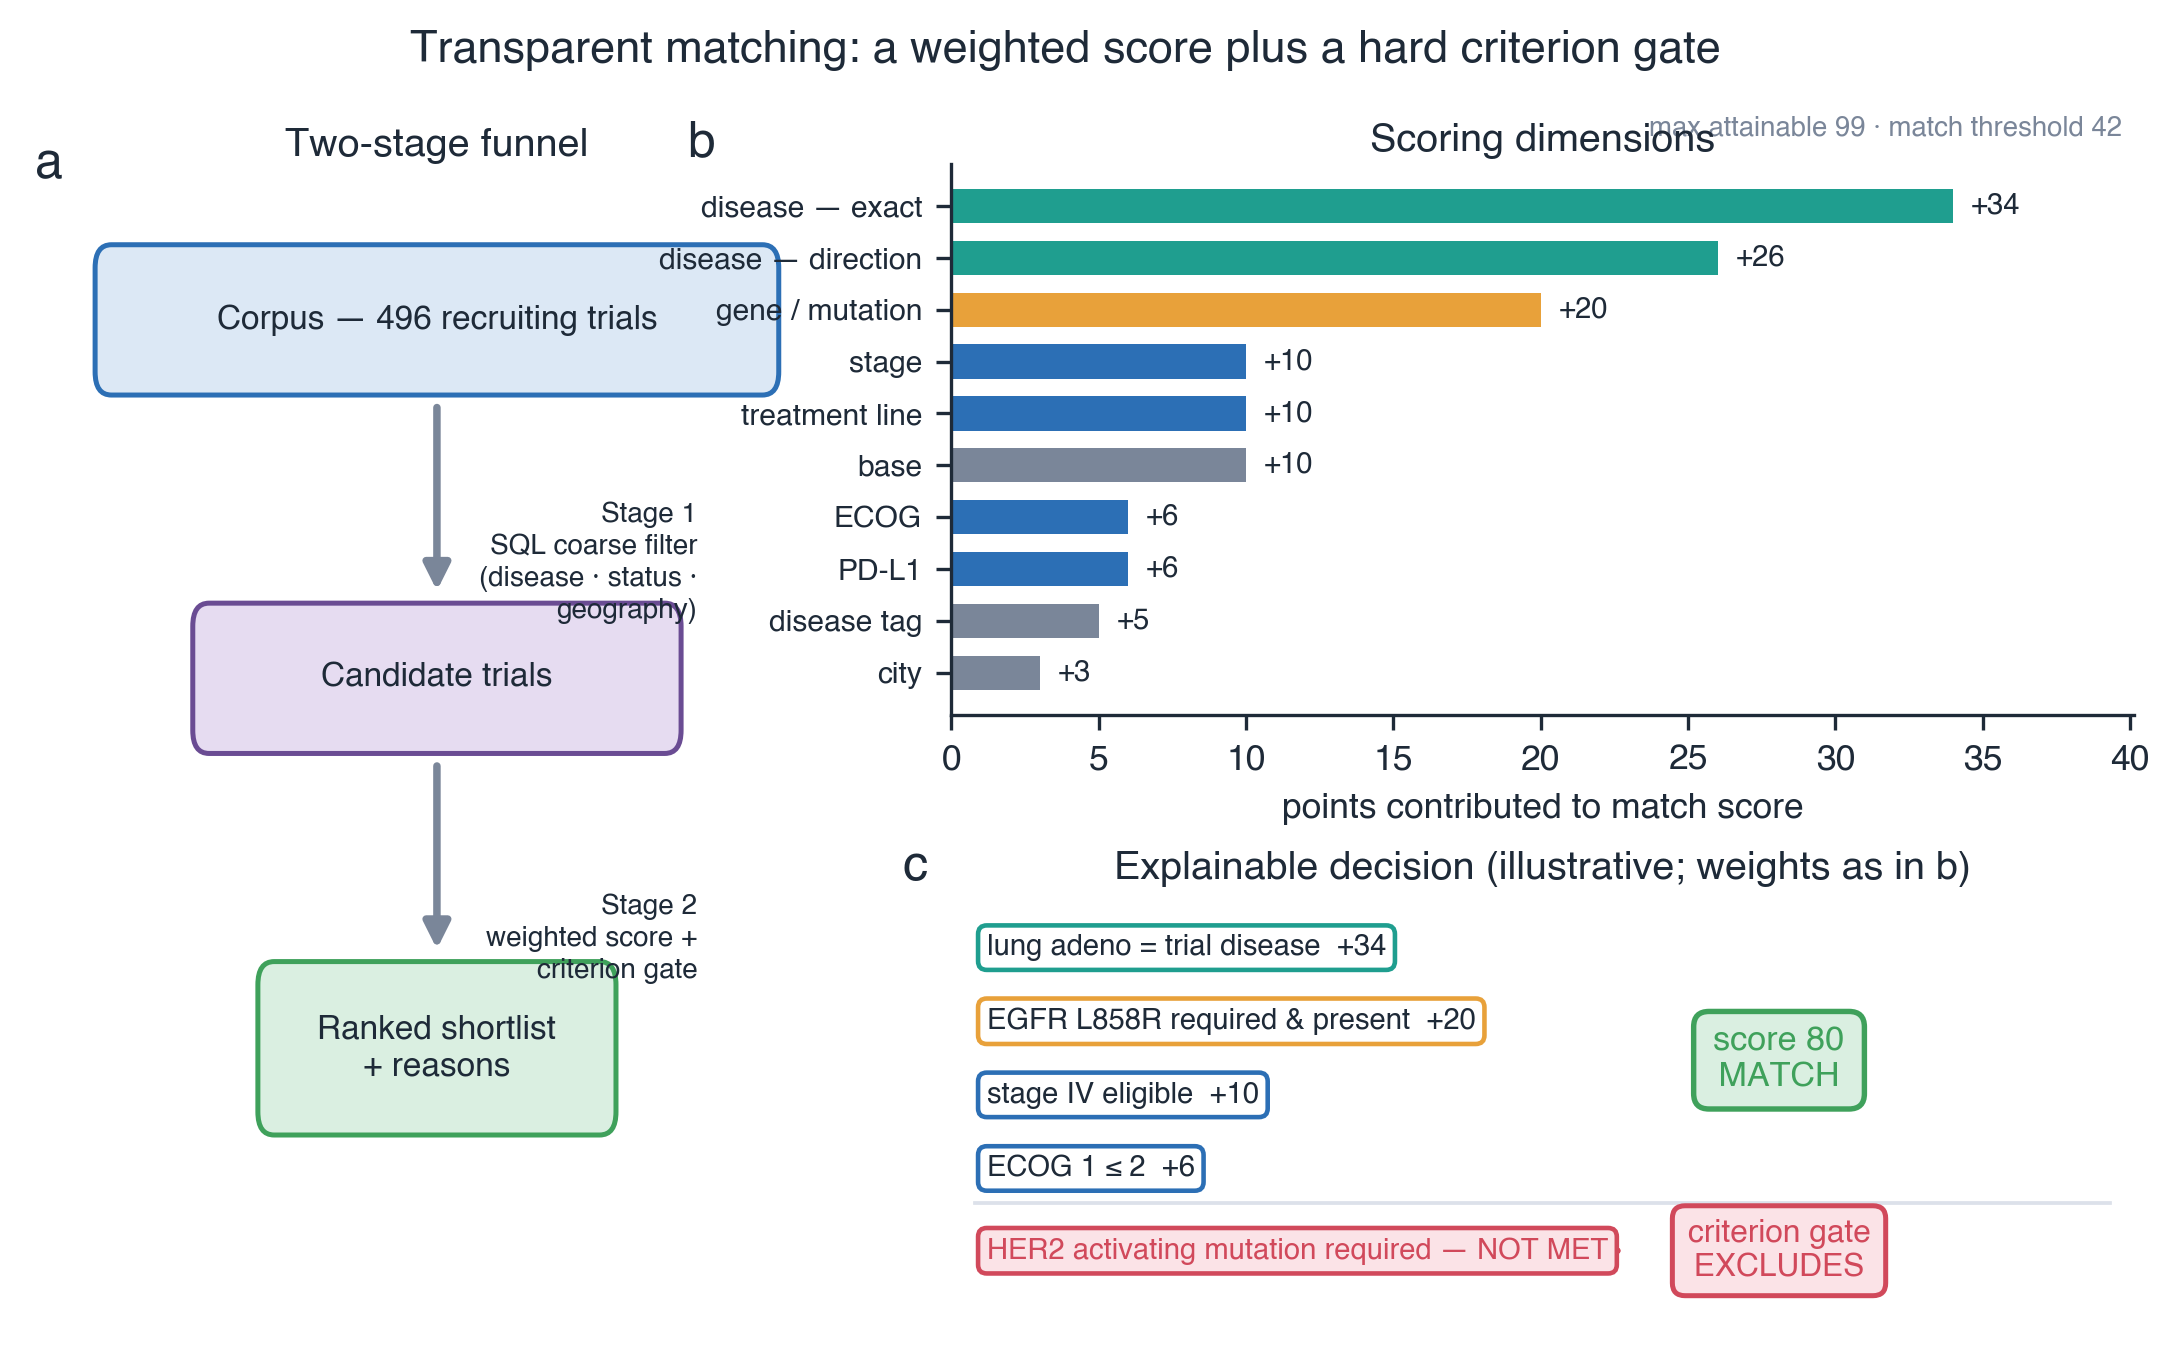

Reproduce this figure in Python.
#!/usr/bin/env python3
"""
fig3_matching.py — Figure 3: explainable two-stage patient-trial matching.

(a) funnel schematic (corpus -> coarse filter -> candidates -> score+gate -> shortlist)
(b) scoring-dimension weights  [REAL: read from metrics.json scoring_weights]
(c) illustrative explainable decision, with the criterion gate overriding the score

Output: paper/figures/fig3_matching.png
"""
import os
from matplotlib.gridspec import GridSpec
import matplotlib.pyplot as plt
import numpy as np

from figstyle import (set_style, load_metrics, schematic_ax, add_box, add_arrow,
                      bottom, top, panel_label, COL)

set_style()
M = load_metrics()
W = M["scoring_weights"]
N_TRIALS = M["corpus"]["trials_indexed"]
THR = M["match_engine"]["threshold"]

HERE = os.path.dirname(os.path.abspath(__file__))
OUT = os.path.join(HERE, "fig3_matching.png")

fig = plt.figure(figsize=(7.5, 4.7))
gs = GridSpec(2, 12, figure=fig, height_ratios=[1.12, 0.88],
              hspace=0.35, wspace=1.4,
              left=0.04, right=0.975, top=0.88, bottom=0.06)

# ---- (a) funnel --------------------------------------------------------------
axa = fig.add_subplot(gs[:, 0:5])
schematic_ax(axa)
panel_label(axa, "a", dx=0.04, dy=1.02)
axa.set_title("Two-stage funnel", pad=2)

fn = [
    (8, 80, 84, 13, f"Corpus — {N_TRIALS} recruiting trials", COL["blue"], "#DCE8F5"),
    (20, 49, 60, 13, "Candidate trials", COL["purple"], "#E6DCF1"),
    (28, 16, 44, 15, "Ranked shortlist\n+ reasons", COL["green"], "#DAEFE1"),
]
fb = []
for (x, y, w, h, label, ec, fc) in fn:
    fb.append(add_box(axa, x, y, w, h, title=label, fc=fc, ec=ec,
                      title_size=8.0, rounding=2.0))
add_arrow(axa, bottom(fb[0]), top(fb[1]), color=COL["gray"], lw=1.8)
add_arrow(axa, bottom(fb[1]), top(fb[2]), color=COL["gray"], lw=1.8)
axa.text(82, 65.5, "Stage 1\nSQL coarse filter\n(disease · status ·\ngeography)",
         ha="right", va="center", fontsize=6.7, color=COL["ink"], linespacing=1.3)
axa.text(82, 33, "Stage 2\nweighted score +\ncriterion gate",
         ha="right", va="center", fontsize=6.7, color=COL["ink"], linespacing=1.3)

# ---- (b) scoring weights (REAL) ---------------------------------------------
axb = fig.add_subplot(gs[0, 5:12])
items = [
    ("disease — exact", W["disease_exact"], COL["teal"]),
    ("disease — direction", W["disease_direction"], COL["teal"]),
    ("gene / mutation", W["gene_mutation"], COL["amber"]),
    ("stage", W["stage"], COL["blue"]),
    ("treatment line", W["treatment_line"], COL["blue"]),
    ("base", W["base"], COL["gray"]),
    ("ECOG", W["ecog"], COL["blue"]),
    ("PD-L1", W["pdl1"], COL["blue"]),
    ("disease tag", W["disease_tag_bonus"], COL["gray"]),
    ("city", W["city"], COL["gray"]),
]
items.sort(key=lambda t: t[1], reverse=True)
labels = [t[0] for t in items]
vals = [t[1] for t in items]
colors = [t[2] for t in items]
ypos = np.arange(len(items))[::-1]
bars = axb.barh(ypos, vals, color=colors, height=0.66)
for yi, v in zip(ypos, vals):
    axb.text(v + 0.6, yi, f"+{v}", va="center", ha="left", fontsize=7.0)
axb.set_yticks(ypos)
axb.set_yticklabels(labels, fontsize=7.2)
axb.set_xlim(0, max(vals) * 1.18)
axb.set_xlabel("points contributed to match score")
axb.set_title("Scoring dimensions", pad=3)
axb.text(0.99, 1.04, f"max attainable {W['max']} · match threshold {THR}",
         transform=axb.transAxes, ha="right", va="bottom",
         fontsize=6.6, color=COL["gray"], style="italic")
panel_label(axb, "b", dx=-0.20, dy=1.08)

# ---- (c) explainable decision (illustrative) --------------------------------
axc = fig.add_subplot(gs[1, 5:12])
schematic_ax(axc)
panel_label(axc, "c", dx=-0.02, dy=1.10)
axc.set_title("Explainable decision (illustrative; weights as in b)", pad=2)

pos_chips = [
    (f"lung adeno = trial disease  +{W['disease_exact']}", COL["teal"]),
    (f"EGFR L858R required & present  +{W['gene_mutation']}", COL["amber"]),
    (f"stage IV eligible  +{W['stage']}", COL["blue"]),
    (f"ECOG 1 ≤ 2  +{W['ecog']}", COL["blue"]),
]
y = 86
for txt, c in pos_chips:
    axc.text(3, y, txt, ha="left", va="center", fontsize=7.0, color=COL["ink"],
             bbox=dict(boxstyle="round,pad=0.30", fc="#FFFFFF", ec=c, lw=1.1))
    y -= 17
axc.text(70, 60, "score 80\n MATCH ", ha="center", va="center", fontsize=8.2,
         fontweight="bold", color=COL["green"],
         bbox=dict(boxstyle="round,pad=0.45", fc="#DAEFE1", ec=COL["green"], lw=1.3))

axc.plot([2, 98], [27, 27], color=COL["lightgray"], lw=0.9)
axc.text(3, 16, "HER2 activating mutation required — NOT MET",
         ha="left", va="center", fontsize=7.0, color=COL["red"],
         bbox=dict(boxstyle="round,pad=0.30", fc="#FBE3E7", ec=COL["red"], lw=1.1))
axc.text(70, 16, "criterion gate\n EXCLUDES ", ha="center", va="center", fontsize=7.6,
         fontweight="bold", color=COL["red"],
         bbox=dict(boxstyle="round,pad=0.40", fc="#FBE3E7", ec=COL["red"], lw=1.2))
add_arrow(axc, (47, 16), (58, 16), color=COL["red"], lw=1.6)

fig.suptitle("Transparent matching: a weighted score plus a hard criterion gate",
             fontsize=10.8, fontweight="bold", y=0.975)
fig.savefig(OUT)
print(f"wrote {OUT}")
